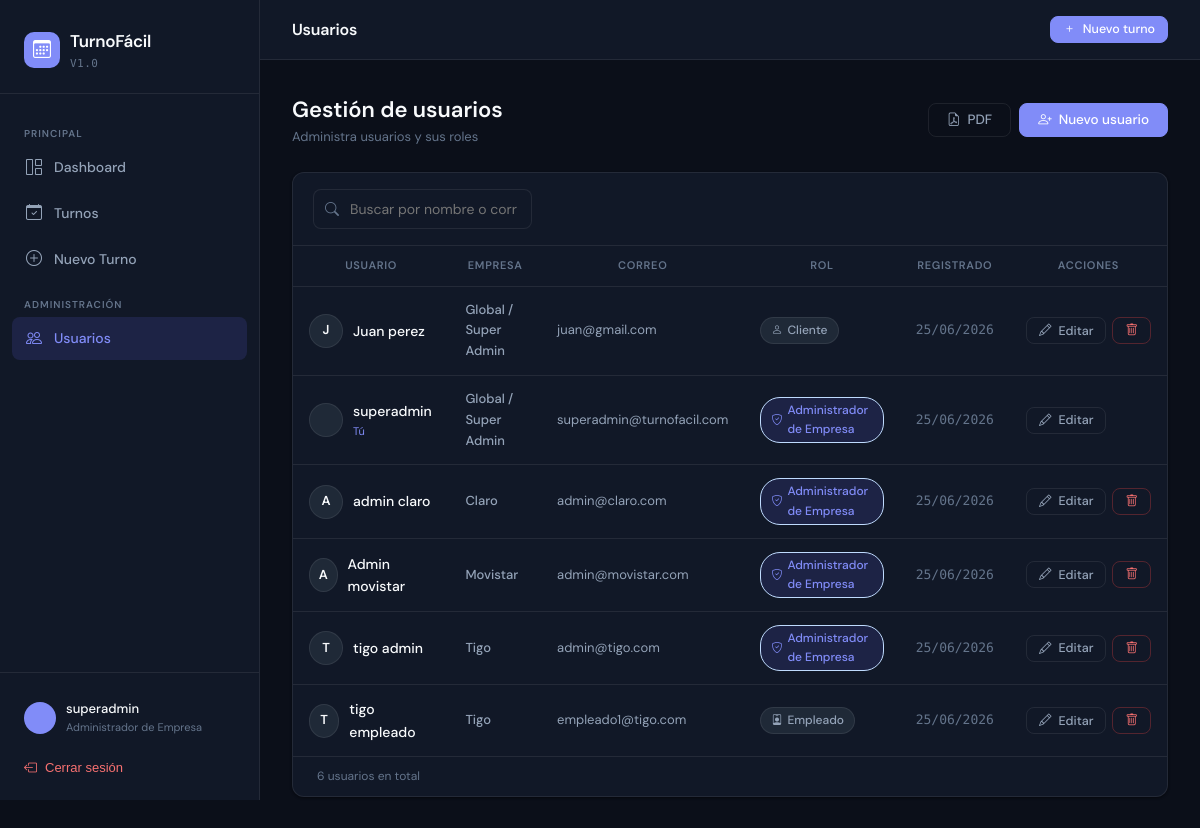
/usuarios/ (signed in), run on the app's committed database.
### core/models.py (models this page shows, shortened)
class Usuario(AbstractUser):
    ROL_CHOICES = [
        ('admin',    'Administrador de Empresa'),
        ('empleado', 'Empleado'),
        ('cliente',  'Cliente'),
    ]
    email = models.EmailField(unique=True)
    rol = models.CharField(max_length=20, choices=ROL_CHOICES, default='cliente')
    company = models.ForeignKey(
        Company,
        on_delete=models.CASCADE,
        null=True,
        blank=True,
        related_name='usuarios',
        verbose_name="Empresa"
    )
    tipo_documento = models.CharField(max_length=20, blank=True, null=True)
    numero_documento = models.CharField(max_length=30, blank=True, null=True)
    class Meta:
        verbose_name = 'Usuario'
        verbose_name_plural = 'Usuarios'
        indexes = [
            models.Index(fields=['company', 'id']),
        ]

class Company(models.Model):
    name = models.CharField(max_length=150, unique=True, verbose_name="Nombre de la Empresa")
    nit = models.CharField(max_length=50, unique=True, verbose_name="NIT / Identificación")
    created_at = models.DateTimeField(auto_now_add=True)
    business_config = JSONField(
        default=dict,
        blank=True,
        help_text="Configuraciones dinámicas de negocio de la empresa."
    )
    class Meta:
        verbose_name = "Empresa"
        verbose_name_plural = "Empresas"

### core/views.py (the view)
# urls.py: path('usuarios/',                    views.usuarios_lista,   name='usuarios_lista'),
@login_requerido
@solo_admin
def usuarios_lista(request):
    user = request.user
    q        = request.GET.get('q', '')
    usuarios = secure_tenant_filter(user, Usuario)
    if q:
        usuarios = usuarios.filter(
            Q(first_name__icontains=q) |
            Q(last_name__icontains=q)  |
            Q(email__icontains=q)
        )
    return render(request, 'usuarios/lista.html', {'usuarios': usuarios, 'q': q})

### core/context_processors.py (called while the page is built)
def now_processor(request):
    return {'now': timezone.localtime(timezone.now())}

### core/views.py (called while the page is built, shortened)
def secure_tenant_filter(user, queryset_or_model):
    if user.is_superuser:
        if isinstance(queryset_or_model, type):
            return queryset_or_model.objects.all()
        return queryset_or_model

### templates/usuarios/lista.html (shortened to what this page needs)
{% extends 'base.html' %}
{% block page_title %}Usuarios{% endblock %}
{% block content %}
<div style="display:flex;justify-content:space-between;align-items:center;margin-bottom:24px;flex-wrap:wrap;gap:12px;">
    <div>
        <div style="font-size:22px;font-weight:600;">Gestión de usuarios</div>
        <div style="font-size:13px;color:var(--text-muted);">Administra usuarios y sus roles</div>
    </div>
    <div style="display:flex;gap:8px;">
        <a href="{% url 'usuarios_pdf' %}" class="btn btn-secondary"><i class="bi bi-file-earmark-pdf"></i> PDF</a>
        <a href="{% url 'usuario_crear' %}" class="btn btn-primary"><i class="bi bi-person-plus"></i> Nuevo usuario</a>
    </div>
</div>
<div class="card">
    <div class="table-search">
        <form method="GET">
            <div class="search-wrap">
                <i class="bi bi-search"></i>
                <input type="text" name="q" class="form-control" placeholder="Buscar por nombre o correo…" value="{{ q }}">
            </div>
        </form>
    </div>
    <div class="table-wrap" style="max-height:calc(100vh - 280px);overflow-y:auto;">
        <table>
            <thead>
                <tr><th>Usuario</th><th>Empresa</th><th>Correo</th><th>Rol</th><th>Registrado</th><th>Acciones</th></tr>
            </thead>
            <tbody>
                {% for u in usuarios %}
                <tr>
                    <td>
                        <div style="display:flex;align-items:center;gap:10px;">
                            <div style="width:34px;height:34px;background:var(--surface-2);border-radius:50%;display:flex;align-items:center;justify-content:center;font-size:13px;font-weight:600;border:1px solid var(--border);">
                                {{ u.first_name|first|upper }}
                            </div>
                            <div>
                                <div style="font-weight:500;">{{ u.get_full_name|default:u.username }}</div>
                                {% if u == user %}<div style="font-size:11px;color:var(--accent);">Tú</div>{% endif %}
                            </div>
                        </div>
                    </td>
                    <td style="color:var(--text-secondary);font-size:13px;font-weight:500;">{{ u.company.name|default:"Global / Super Admin" }}</td>
                    <td style="color:var(--text-secondary);font-size:13px;">{{ u.email }}</td>
                    <td>
                        <span style="display:inline-flex;align-items:center;gap:5px;padding:3px 10px;border-radius:20px;font-size:12px;font-weight:500;
                            background:{% if u.rol == 'admin' %}var(--accent-light){% else %}var(--surface-2){% endif %};
                            color:{% if u.rol == 'admin' %}var(--accent){% else %}var(--text-secondary){% endif %};
                            border:1px solid {% if u.rol == 'admin' %}#bfdbfe{% else %}var(--border){% endif %};">
                            <i class="bi bi-{% if u.rol == 'admin' %}shield-check{% elif u.rol == 'empleado' %}person-badge{% else %}person{% endif %}" style="font-size:11px;"></i>
                            {{ u.get_rol_display }}
                        </span>
                    </td>
                    <td style="font-size:13px;color:var(--text-muted);font-family:'DM Mono',monospace;">{{ u.date_joined|date:"d/m/Y" }}</td>
                    <td>
                        <div style="display:flex;gap:6px;">
                            <a href="{% url 'usuario_editar' u.pk %}" class="btn btn-secondary btn-sm"><i class="bi bi-pencil"></i> Editar</a>
                            {% if u != user %}
                            <form method="POST" action="{% url 'usuario_eliminar' u.pk %}" onsubmit="return confirm('¿Eliminar este usuario?')">
                                <button type="submit" class="btn btn-danger btn-sm"><i class="bi bi-trash"></i></button>
                            </form>
                            {% endif %}
                        </div>
                    </td>
                </tr>
                {% empty %}
                <tr><td colspan="5" style="text-align:center;padding:48px;color:var(--text-muted);">No hay usuarios.</td></tr>
                {% endfor %}
            </tbody>
        </table>
    </div>
    <div style="border-top:1px solid var(--border);padding:10px 24px;font-size:12px;color:var(--text-muted);">
        {{ usuarios|length }} usuario{{ usuarios|length|pluralize:"s" }} en total
    </div>
</div>
{% endblock %}

### templates/base.html (shortened to what this page needs)
<!DOCTYPE html>
<html lang="es">
<head>
    <link rel="stylesheet" href="https://cdn.jsdelivr.net/npm/bootstrap-icons@1.11.3/font/bootstrap-icons.min.css">
</head>
<body>
<aside class="sidebar" id="sidebar">
    <div class="sidebar-logo">
        <a href="{% if user.is_superuser or user.rol == 'admin' %}{% url 'dashboard' %}{% elif user.rol == 'empleado' %}{% url 'empleado_panel' %}{% else %}{% url 'cliente_panel' %}{% endif %}" class="brand">
            <div class="brand-icon"><i class="bi bi-calendar3"></i></div>
            <div>
                <div class="brand-name">TurnoFácil</div>
                <div class="brand-sub">v1.0</div>
            </div>
        </a>
    </div>
    <nav class="sidebar-nav">
        <div class="nav-section-label">Principal</div>
        {% if user.rol == 'admin' %}
        <a href="{% url 'dashboard' %}" class="nav-item {% if request.resolver_match.url_name == 'dashboard' %}active{% endif %}">
            <i class="bi bi-grid-1x2"></i> Dashboard
        </a>
        <a href="{% url 'turnos_lista' %}" class="nav-item {% if 'turno' in request.resolver_match.url_name %}active{% endif %}">
            <i class="bi bi-calendar-check"></i> Turnos
        </a>
        <a href="{% url 'turno_crear' %}" class="nav-item {% if request.resolver_match.url_name == 'turno_crear' %}active{% endif %}">
            <i class="bi bi-plus-circle"></i> Nuevo Turno
        </a>
        <div class="nav-section-label">Administración</div>
        <a href="{% url 'usuarios_lista' %}" class="nav-item {% if 'usuario' in request.resolver_match.url_name %}active{% endif %}">
            <i class="bi bi-people"></i> Usuarios
        </a>
        {% endif %}
    </nav>
    <div class="sidebar-footer">
        <a href="{% url 'editar_perfil' %}" class="user-card">
            <div class="user-avatar">{{ user.first_name|first|upper }}{{ user.last_name|first|upper }}</div>
            <div>
                <div class="user-name">{{ user.get_full_name|default:user.username }}</div>
                <div class="user-role">{{ user.get_rol_display }}</div>
            </div>
        </a>
        <form method="POST" action="{% url 'logout' %}">
            <button type="submit" class="logout-btn">
                <i class="bi bi-box-arrow-left"></i> Cerrar sesión
            </button>
        </form>
    </div>
</aside>
<div class="main-wrap">
    <header class="topbar">
        <div style="display:flex;align-items:center;gap:12px;">
            <span class="topbar-title">{% block page_title %}Dashboard{% endblock %}</span>
        </div>
        <div>
            <a href="{% url 'turno_crear' %}" class="btn btn-primary btn-sm">
                <i class="bi bi-plus"></i> Nuevo turno
            </a>
        </div>
    </header>
    <main class="page-content">
        {% block content %}{% endblock %}
    </main>
</div>
</body>
</html>

### data on the page
Usuario: get_full_name "superadmin", rol "Administrador de Empresa", shows "Tú", company.name "Global / Super Admin", email "superadmin@turnofacil.com", date_joined "25/06/2026"
Usuario: first_name|first "J", get_full_name "Juan perez", company.name "Global / Super Admin", email "juan@gmail.com", rol "Cliente", date_joined "25/06/2026"
Usuario: first_name|first "A", get_full_name "admin claro", company.name "Claro", email "admin@claro.com", rol "Administrador de Empresa", date_joined "25/06/2026"
Usuario: first_name|first "A", get_full_name "Admin movistar", company.name "Movistar", email "admin@movistar.com", rol "Administrador de Empresa", date_joined "25/06/2026"
Usuario: first_name|first "T", get_full_name "tigo admin", company.name "Tigo", email "admin@tigo.com", rol "Administrador de Empresa", date_joined "25/06/2026"
Usuario: first_name|first "T", get_full_name "tigo empleado", company.name "Tigo", email "empleado1@tigo.com", rol "Empleado", date_joined "25/06/2026"

### other printed values
{{ usuarios|length }} "6"
